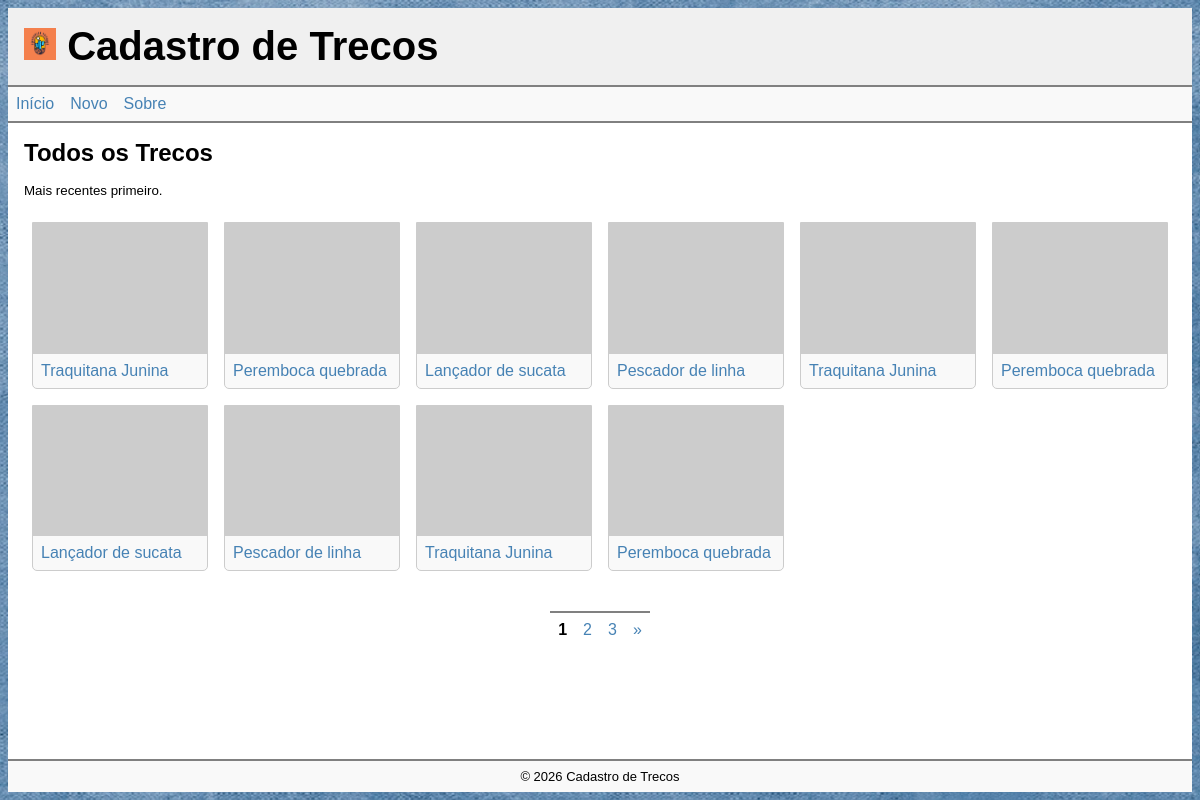
Before: / with the older database file.
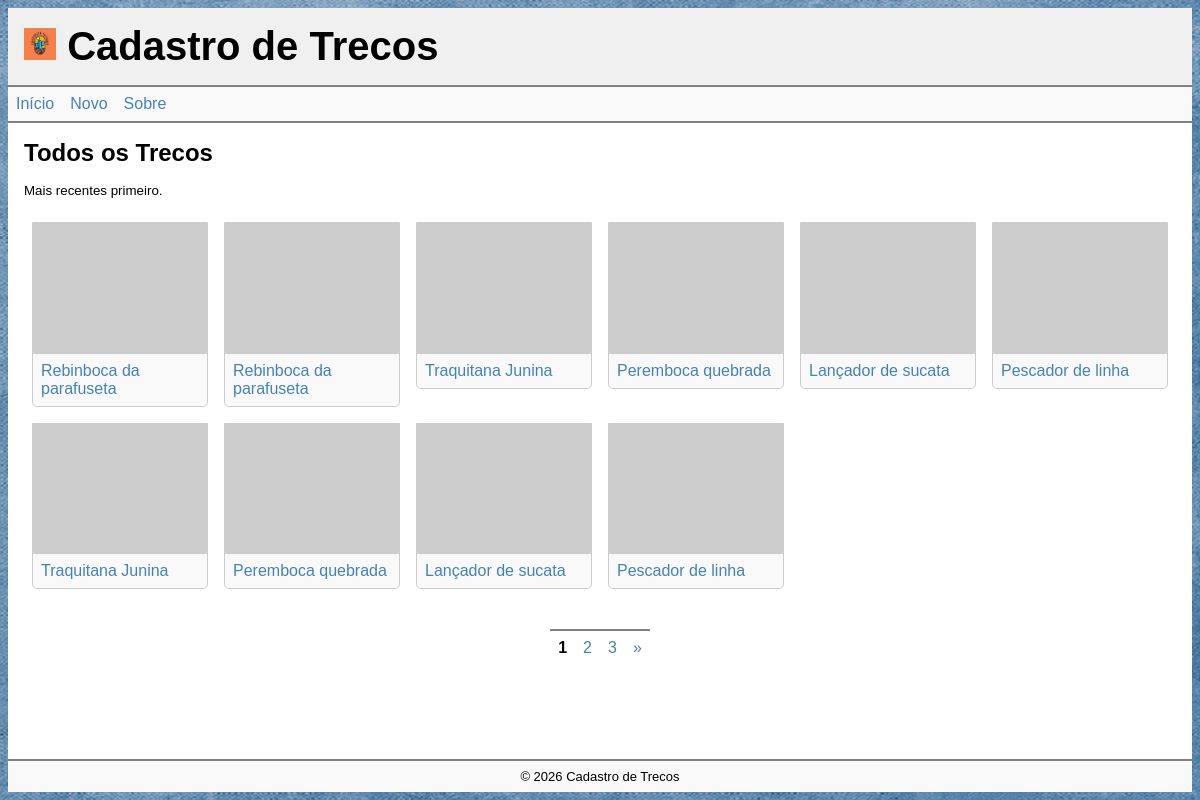
After: the same page with the newer database file.
### tables this page shows
CREATE TABLE thing (
    id INTEGER PRIMARY KEY AUTOINCREMENT,
    created_at TEXT DEFAULT CURRENT_TIMESTAMP,
    name TEXT,
	description TEXT,
    location TEXT, 
	photo TEXT,
	status TEXT CHECK (status IN ('on', 'off', 'del')) DEFAULT 'on'
);

### app.py (the view, shortened to what this page needs)
@app.route("/api/things")
@app.route("/")
def index():
    page = request.args.get("p", 1, type=int)
    per_page = 10
    offset = (page - 1) * per_page
    with sqlite3.connect('database.db') as conn:
        conn.row_factory = sqlite3.Row
        contents = conn.execute("""
            SELECT id, name, photo
            FROM thing
            WHERE status = 'on'
            ORDER BY created_at DESC
            LIMIT ? OFFSET ?
        """, (per_page, offset)).fetchall()
        total = conn.execute("""
            SELECT COUNT(*)
            FROM thing
            WHERE status = 'on'
        """).fetchone()[0]
    pages = (total + per_page - 1) // per_page
    return render_template(
        'index.html',
        contents=contents,
        total=total,
        page=page,
        pages=pages,
        page_css='index.css'
    )

### templates/index.html (shortened to what this page needs)
{% extends '_base.html' %}
{% block main %}
<section>
    <h2>Todos os Trecos</h2>
    <small>Mais recentes primeiro.</small>
    {% if total > 0 %}
    <div class="grid">
        {% for content in contents %}
        <div class="cell">
            <div class="card">
                <div class="card-image"><img src="{{ content.photo }}" alt="{{ content.name }}"></div>
                <div class="card-body"><a href="{{ url_for('view', thing_id=content.id) }}">{{ content.name }}</a></div>
            </div>
        </div>
        {% endfor %}
    </div>
    {% if pages > 1 %}
    <nav class="pagination">
        {% for number in range(1, pages + 1) %}
        {% if number == page %}
        <strong>{{ number }}</strong>
        {% else %}
        <a href="{{ url_for('index', p=number) }}">{{ number }}</a>
        {% endif %}
        {% endfor %}
        {% if page < pages %} <a href="{{ url_for('index', p=page + 1) }}">&raquo;</a>
            {% endif %}
    </nav>
    {% endif %}
    {% else %}
    <p>
        Nenhum treco cadastrado ainda!
        <a href="{{ url_for('new_thing') }}">Cadastre um treco</a>
    </p>
    {% endif %}
</section>
{% endblock %}

### templates/_base.html (shortened to what this page needs)
<!DOCTYPE html>
<html lang="pt-BR">
<head>
    <link rel="stylesheet" href="{{ url_for('static', filename='css/base.css') }}">
    {% if page_css %}
    <link rel="stylesheet" href="{{ url_for('static', filename='css/' + page_css) }}">
    {% endif %}
</head>
<body>
    <div id="wrap">
        <header>
            <h1>
                <img src="{{ url_for('static', filename='img/logo01.jpg') }}" alt="Cadastro de trecos">
                Cadastro de Trecos</h1>
        </header>
        <nav>
            <a href="{{ url_for('index') }}">Início</a>
            <a href="{{ url_for('new_thing') }}">Novo</a>
            <a href="{{ url_for('about') }}">Sobre</a>
        </nav>
        <main>
            {% block main %}{% endblock %}
        </main>
        <footer>&copy; 2026 Cadastro de Trecos</footer>
    </div>
</body>
</html>

### static/css/base.css (style rules this page uses)
* { box-sizing: border-box; }
body, html { position: relative; font-family: sans-serif; font-size: 16px; margin: 0; padding: 0; height: 100%; }
body { padding: .5rem; background-color: #f0f0f0; background-color: grey; background-image: url('/static/img/bg01.jpg'); background-position: center; background-repeat: no-repeat; background-size: cover; }
a { color: steelblue; text-decoration: none; }
h1 { font-size: clamp(1.6rem, 5vw, 2.5rem); margin: 0; padding: 1rem; padding-bottom: 1rem; }
#wrap { position: relative; width: 100%; max-width: 1400px; margin: auto; height: 100%; display: flex; flex-direction: column; }
#wrap>header { background-color: #f0f0f0; }
#wrap>header img { height: 2rem; width: auto; }
#wrap>main { background-color: white; flex-grow: 1; }
main>section, main>article { padding: 1rem; }
main>section h2:first-child, main>article h2:first-child { margin: 0; }
#wrap>nav { border-top: 2px solid grey; border-bottom: 2px solid grey; display: flex; align-items: center; background-color: #f9f9f9; }
#wrap>nav a { padding: 0.5rem; }
#wrap>footer { border-top: 2px solid grey; text-align: center; padding: 0.5rem; font-size: small; background-color: #f9f9f9; }
.grid { display: grid; grid-template-columns: repeat(1, 1fr); }
@media (min-width: 426px) { .grid { grid-template-columns: repeat(2, 1fr); } }
@media (min-width: 576px) { .grid { grid-template-columns: repeat(3, 1fr); } }
@media (min-width: 768px) { .grid { grid-template-columns: repeat(4, 1fr); } }
@media (min-width: 992px) { .grid { grid-template-columns: repeat(5, 1fr); } }
@media (min-width: 1200px) { .grid { grid-template-columns: repeat(6, 1fr); } }
.cell { padding: .5rem; }
.card { border: 1px solid #ccc; background-color: #f9f9f9; border-radius: 0 0 5px 5px; }
.card-image { width: 100%; aspect-ratio: 4 / 3; border-bottom: 1px solid #ccc; background-size: cover; background-position: center; background-repeat: no-repeat; object-fit: cover; }
.card-image img { display: block; width: 100%; height: 100%; object-fit: cover; }
.card-body { padding: .5rem; }
.pagination { margin-top: 2rem; text-align: center; display: flex; align-items: center; justify-content: center; }
.pagination > * { padding: .5rem; text-align: center; border-top: 2px solid grey; }

### static/css/index.css (style rules this page uses)
section>small { display: block; margin: 1rem 0; }

Changed rows visible on the page:
no longer on this page (row unchanged): thing: name "Traquitana Junina"
no longer on this page (row unchanged): thing: name "Peremboca quebrada"
added thing: name "Rebinboca da parafuseta"
added thing: name "Rebinboca da parafuseta"
